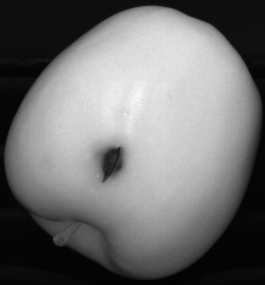
#> input picture asset/first_task/C0_000003.png, 265 x 285 px
$ python first_task.py
#> lines starting #> are read from the running program, lines starting #| are printed output that depends on the picture; after the words box and inside, x2 and y2 are one past the last pixel; in counts of white or black regions, pixels touching at a corner belong together
import cv2
from cv2 import pointPolygonTest
import numpy as np
from matplotlib import pyplot as plt


image=cv2.imread("./asset/first_task/C0_000003.png",cv2.IMREAD_GRAYSCALE)
#> image is the input picture: shape (285, 265); min 2, max 255, mean 113.4
img = cv2.imread("./asset/first_task/C1_000003.png")
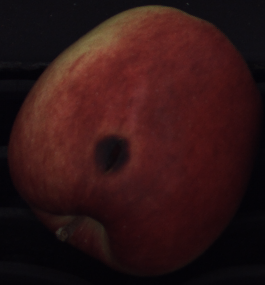
#> input picture asset/first_task/C1_000003.png, 265 x 285 px
#> img is the input picture: shape (285, 265, 3); mean B, G, R 21.2, 21.2, 49.3
final_img=img.copy()

t_image=cv2.adaptiveThreshold(image,255,cv2.ADAPTIVE_THRESH_GAUSSIAN_C,cv2.THRESH_BINARY_INV,11,2)
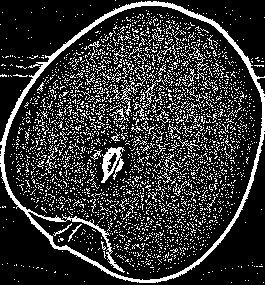
#> t_image: shape (285, 265); 19.8% white in thin lines or dots
#,t_image=cv2.threshold(image,0,255,cv2.THRESH_BINARY+cv2.THRESH_OTSU)
kernel_opcl=cv2.getStructuringElement(cv2.MORPH_CROSS,(3,3))
open=cv2.morphologyEx(t_image,cv2.MORPH_OPEN,kernel_opcl)
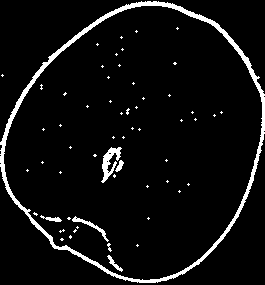
#> open: shape (285, 265); 5.7% white; 59 white regions (52 under 20 px)
#closed=cv2.morphologyEx(t_image,cv2.MORPH_CLOSE,kernel)
#kernel_dil=cv2.getStructuringElement(cv2.MORPH_RECT,(3,3))
#dilated=cv2.dilate(open,kernel_dil,iterations=1)

contours,hier=cv2.findContours(open,cv2.RETR_TREE,cv2.CHAIN_APPROX_SIMPLE)
#> contours = 64 contours, 57 with area under 20; largest, box (x1, y1, x2, y2) and area: (0, 1, 265, 283) 54946, (3, 5, 263, 281) 52356, (101, 147, 122, 183) 251, (72, 216, 109, 242) 108, (107, 255, 123, 272) 52, (40, 215, 62, 222) 45, (115, 160, 124, 172) 40
#open_rgb=cv2.cvtColor(open,cv2.COLOR_BGR2RGB)
blank=np.zeros(image.shape,np.uint8)
contours=list(contours)
contours.sort(key=cv2.contourArea,reverse=True)
cv2.drawContours(blank,contours,1,(255,255,255),-1)
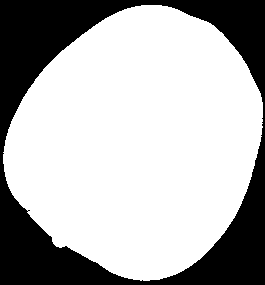
#> blank: shape (285, 265); 69.8% white; 1 black region, box (x1, y1, x2, y2) and area: (0, 0, 265, 285) 22802

plt.imshow(open,cmap='gray',vmin=0, vmax=255)
plt.show()
kernel_opcl=cv2.getStructuringElement(cv2.MORPH_RECT,(5,5))
mask=cv2.morphologyEx(blank,cv2.MORPH_OPEN,kernel_opcl)
#> mask: shape (285, 265); 69.8% white; 1 black region, box (x1, y1, x2, y2) and area: (0, 0, 265, 285) 22824

plt.imshow(mask, cmap='gray',vmin=0, vmax=255)
plt.show()

masked=cv2.bitwise_and(image,image,mask=mask)
#cv2.imwrite("C:/Users/danie/Desktop/cvip prog/Images/maskededd.png",masked)
plt.imshow(masked, cmap='gray',vmin=0, vmax=255)
plt.show()

img_blur = cv2.GaussianBlur(masked, (3,3), 0)
edges = cv2.Canny(image=masked, threshold1=70, threshold2=130)
#> edges: shape (285, 265); 1.6% white in thin lines or dots
cv2.imshow('Canny Edge Detection', edges)
cv2.waitKey(0)

kernel_dil=cv2.getStructuringElement(cv2.MORPH_RECT,(3,3))
dilated=cv2.dilate(edges,kernel_dil,iterations=1)
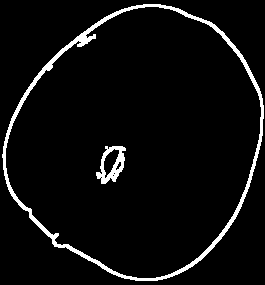
#> dilated: shape (285, 265); 5% white; 2 white regions

cv2.imshow('Dilated Canny Edge Detection', dilated)
cv2.waitKey(0)

contours_edge,hier_edge=cv2.findContours(dilated,cv2.RETR_TREE,cv2.CHAIN_APPROX_SIMPLE)
#> contours_edge = 8 contours, 3 with area under 20; largest, box (x1, y1, x2, y2) and area: (2, 4, 264, 281) 53280, (5, 6, 262, 279) 50752, (96, 146, 126, 184) 687, (103, 148, 120, 179) 255, (115, 161, 122, 171) 28
#open_rgb=cv2.cvtColor(open,cv2.COLOR_BGR2RGB)
contours_edge=list(contours_edge)
contours_edge.sort(key=cv2.contourArea,reverse=True)
cv2.drawContours(img,contours_edge,-1,(0,0,255),1)
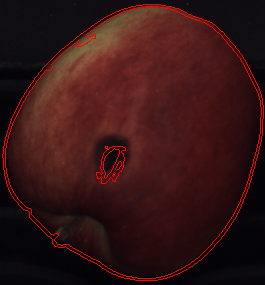
#> img: shape (285, 265, 3); mean B, G, R 20.8, 20.8, 54.5

#print(cv2.contourArea(contours_edge[0]))
#cv2.waitKey(0)

cv2.imshow('Canny Edge Detection', img)
cv2.waitKey(0)


# Contour filtering based on color inside contour
filtered_contours = []
for idx, contour in enumerate(contours_edge):
    blank = np.zeros(image.shape, dtype='uint8')
    cv2.drawContours(blank,contours_edge,idx,(255,255,255),-1)

    #cv2.imshow('Single Contour Mask', blank)
    #cv2.waitKey(0)

    locs = np.where(blank == 255)
    pixels = dilated[locs]

    # First approach to eliminate small contours: ignore all contours smaller than the smallest defect possible (in this case the small hole in the first image)
    if (np.mean(pixels) < 240 and (cv2.contourArea(contour)>=126.0) and (cv2.contourArea(contour)<50000.0)):
        filtered_contours.append(contour)
#> this loop made 8 passes
#> locs on passes 1 to 5: 53650 positions, rows 4 to 280, columns 2 to 263, 51135 positions, rows 6 to 278, columns 5 to 261, 751 positions, rows 146 to 183, columns 96 to 125, 288 positions, rows 148 to 178, columns 103 to 119, 39 positions, rows 161 to 170, columns 115 to 121
#> (contour, locs) on passes 6 to 8: ([[100, 177], [101, 176], [102, 177], [101, 178]], ([176, 177, 177, 177, 178], [101, 100, 101, 102, 101])), ([[112, 175], [113, 174], [114, 175], [113, 176]], ([174, 175, 175, 175, 176], [113, 112, 113, 114, 113])), ([[113, 173], [114, 172], [115, 173], [114, 174]], ([172, 173, 173, 173, 174], [114, 113, 114, 115, 114]))
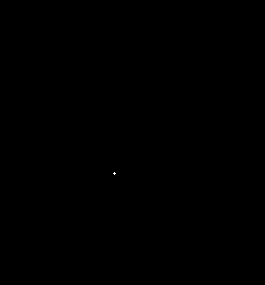
#> blank: shape (285, 265); 0.01% white in thin lines or dots, all inside (x1, y1, x2, y2) = (113, 172, 116, 175)
#> after the loop, filtered_contours = 2 contours; box (x1, y1, x2, y2) and area: (96, 146, 126, 184) 687, (103, 148, 120, 179) 255


inside=np.zeros(len(filtered_contours), np.uint8)
#> inside = [0, 0]
for i, c in enumerate(filtered_contours):
    for j, k in enumerate(filtered_contours):
        if (i!=j):
            #print(type(int(c[0][0][0])))
            #cv2.waitKey(0)
            if(pointPolygonTest(k,(int(c[0][0][0]),int(c[0][0][1])), False)>=0):
                inside[i]=1
#> this loop made 2 passes
#> after the loop, inside = [0, 1]

print(inside)
#| [0 1]
cv2.waitKey(0)

defects=[]
for i,v in enumerate(inside):
    if(v==0):
        defects.append(filtered_contours[i])
#> this loop made 2 passes
#> v on passes 1 to 2: 0, 1
#> after the loop, defects = 1 contour; box (x1, y1, x2, y2) and area: (96, 146, 126, 184) 687


cv2.drawContours(final_img,defects,-1,(0,0,255),2)

cv2.imshow('Single Contour Mask', final_img)
cv2.waitKey(0)
